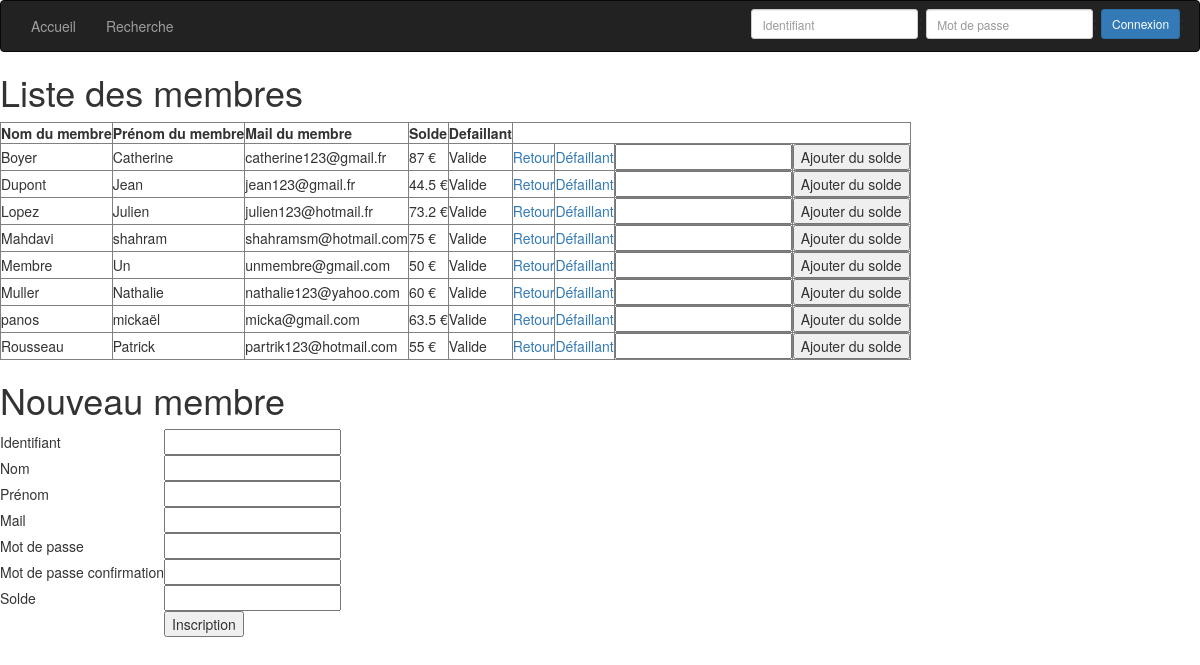
The app's page /src/Mediatheque/Controleur/Membre.php with its own data.
### tables this page shows
CREATE TABLE `utilisateur` (
  `IDENTIFIANT` varchar(20) NOT NULL,
  `NOM` varchar(30) NOT NULL,
  `PRENOM` varchar(30) NOT NULL,
  `MAIL` varchar(50) NOT NULL,
  `MDP` varchar(64) NOT NULL,
  `TYPE_USER` varchar(1) NOT NULL,
  `SOLDE` float DEFAULT NULL,
  `DEFAILLANT` tinyint(1) DEFAULT NULL
);

### src/Mediatheque/Modele/FonctionMembre.php (called while the page is built, shortened)
<?php
  function GetListMembre()
  {
    include('../Constante/ConnexionBDD.php');
    $req = "SELECT * FROM utilisateur WHERE TYPE_USER ='m' ORDER BY NOM, PRENOM";
    $result = $mysqli->query($req);
    return $result;
  }
?>

### src/Mediatheque/Vue/VueMembre.php (the view)
<h1>Liste des membres</h1>
<table border="1">
	<tr>
		<td><b>Nom du membre</b></td>
		<td><b>Prénom du membre</b></td>
		<td><b>Mail du membre</b></td>
		<td><b>Solde</b></td>
		<td><b>Defaillant</b></td>
	</tr>
	<?php
    while($resultat = mysqli_fetch_array($listMembre)){
      if($resultat['DEFAILLANT']==0){
        $etatDefaillant = "Valide";
      }
      else {
        $etatDefaillant = "Non valide";
      }
  		echo "<tr>";
				echo "<td>".$resultat['NOM']."</td>";
	  		echo "<td>".$resultat['PRENOM']."</td>";
	  		echo "<td>".$resultat['MAIL']."</td>";
	  		echo "<td>".$resultat['SOLDE']." €</td>";
	  		echo "<td>".$etatDefaillant."</td>";
	      echo "<td><a href='../Controleur/Retour.php?idMembre=".$resultat['IDENTIFIANT']."'>Retour</a></td>";
	      if($etatDefaillant == "Valide"){
	        echo "<td><a href='../Controleur/RendreDefaillant.php?id=".$resultat['IDENTIFIANT']."'>Défaillant</a></td>";
	      } else {
	        echo "<td><a href='../Controleur/RendreNonDefaillant.php?id=".$resultat['IDENTIFIANT']."'>Valide</a></td>";
	      }
				echo '<form method="POST" action="AjoutSolde.php?idMembre='.$resultat["IDENTIFIANT"].'">';
					echo '<td><input type="number" name="solde" ></td>';
					echo '<td><input type="submit" value="Ajouter du solde"></td>';
				echo '</form>';
  		echo "</tr>";
  	}
  ?>
</table>

### records on screen
utilisateur: NOM "Boyer", PRENOM "Catherine", MAIL "catherine123@gmail.fr", SOLDE "87", DEFAILLANT "Valide"
utilisateur: NOM "Dupont", PRENOM "Jean", MAIL "jean123@gmail.fr", SOLDE "44.5", DEFAILLANT "Valide"
utilisateur: NOM "Lopez", PRENOM "Julien", MAIL "julien123@hotmail.fr", SOLDE "73.2", DEFAILLANT "Valide"
utilisateur: NOM "Mahdavi", PRENOM "shahram", MAIL "shahramsm@hotmail.com", SOLDE "75", DEFAILLANT "Valide"
utilisateur: NOM "Membre", PRENOM "Un", MAIL "unmembre@gmail.com", SOLDE "50", DEFAILLANT "Valide"
utilisateur: NOM "Muller", PRENOM "Nathalie", MAIL "nathalie123@yahoo.com", SOLDE "60", DEFAILLANT "Valide"
utilisateur: NOM "panos", PRENOM "mickaël", MAIL "micka@gmail.com", SOLDE "63.5", DEFAILLANT "Valide"
utilisateur: NOM "Rousseau", PRENOM "Patrick", MAIL "partrik123@hotmail.com", SOLDE "55", DEFAILLANT "Valide"
